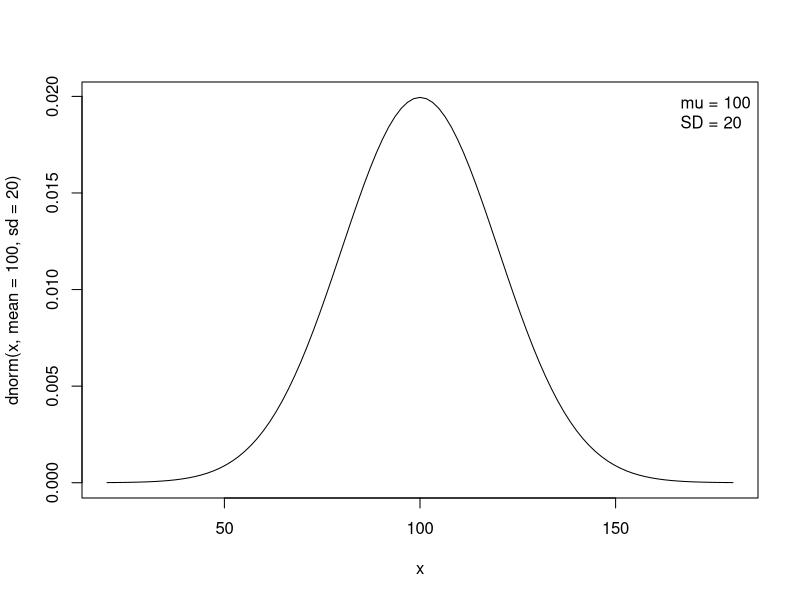
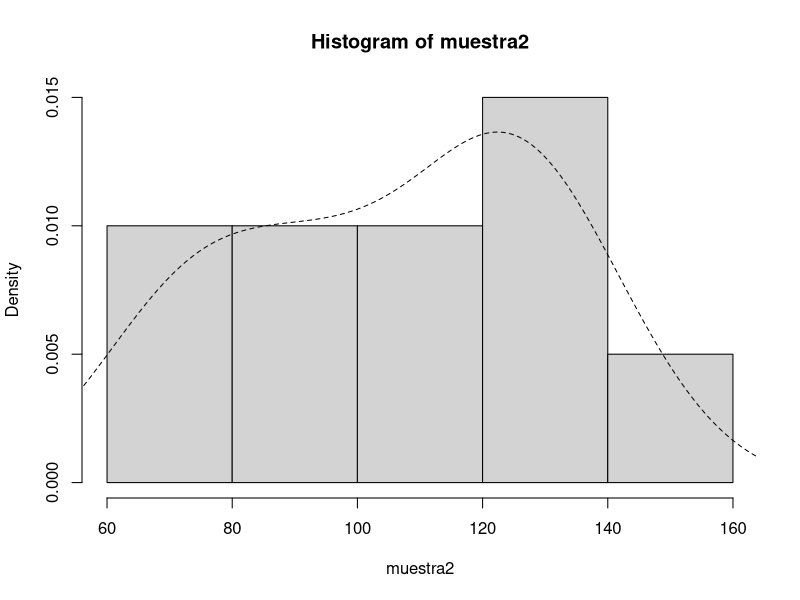
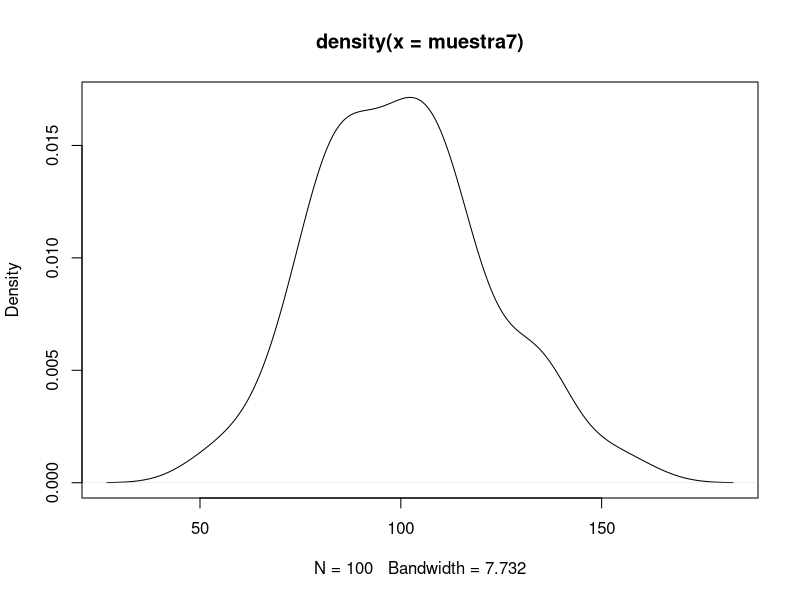

These figures' R source, in order:
## ---- chunk 1
knitr::opts_chunk$set(echo = TRUE)
## ---- chunk 2
#Datos
N=5000
B=2 
NS=0.10
NC=1-NS
k=qnorm(1-NS/2)
s2=(20.5)^2
D=B^2/k^2
#formula para el tamano de muestra (cuando se estima la media)
n=(N*s2)/((N-1)*D+s2)
round(n)
#El tamano de muestra es :
## ---- chunk 3
#datos
N=3675
n=147
a=48
NS=0.05;NC=1-NS
k=qnorm(1-NS/2);round(k,3)#k=f(z)
## [1] 1.96
#inciso a
#la proporcion de personas que vinieron por consejo de alguien.
p=a/n
p
#la proporcion de personas que no vinieron por consejo de alguien.
q=1-p
q
## ---- chunk 4
#varianza de la proporcion
vp=((p*q)/n)*((N-n)/N)
vp
#error de la estimacion
B=k*sqrt(vp)
B
## ---- chunk 5
#Error relativo=B/p
ER=(B/p)
ER
if ((B/p)>0.10) ("La estimacion no es confiable, se sugiere aumentar n") else ("La estimacion es confiable")
## ---- chunk 6
#library(dplyr)
#Muestra sin reemplazo
#flightsmuestra2<- flights %>%
#  sample_n(size=n,replace=FALSE)
#head(flightsmuestra2)
## ---- chunk 7
#flightsmuestra3<- flights %>%
#  sample_n(size=n,weight=Freq)
#head(flightsmuestra3)
## ---- chunk 8
#flightsmuestra4<- flights %>%
#  sample_frac(0.05)
#head(flightsmuestra4)
#dim(flightsmuestra4)
## ---- chunk 9
#library(SamplingUtil)
#flightsmuestra5<- sys.sample(N=nrow(flights),n=300)
#flightsmuestra5
## ---- chunk 10
help(Distributions)
help(dnorm)
curve(dnorm(x, mean = 100, sd = 20),
      xlim = c(20, 180))
 
legend("topright",
       c(paste("mu =", 100), paste("SD =", 20)),
       bty = "n")
## ---- chunk 11
# n es el n?mero de valores a obtener.
# mu y SD son la media y la desviaci?n est?ndar
# de la poblaci?n.
 
muestra <- rnorm(10, 100, 20)
muestra
mean(muestra)
sd(muestra)
## ---- chunk 12
# mu y SD son la media y la desviaci?n est?ndarde la poblaci?n.
mean(muestra)
sd(muestra)
## ---- chunk 13
# mu y SD son la media y la desviaci?n est?ndarde la poblaci?n.
muestra2 <- rnorm(10, 100, 20)
hist(muestra2, freq = F)
lines(density(muestra2), lty = 2)
## ---- chunk 14
muestra7 <- rnorm(100, 100, 20)
plot(density(muestra7))
## ---- chunk 15
rbinom(n = 1, size = 1000, prob = 0.52)
## ---- chunk 16
#Usando replicate.
numventas = 300
(ventas = replicate(n = numventas, {
  rbinom(n = 1, size = 1000, prob = 0.52)
}))
#Proporci?n
sum(ventas > 540) / numventas
#La probabilidad calculada con la binomial es:
pbinom(540, size = 1000, prob = 0.52)
